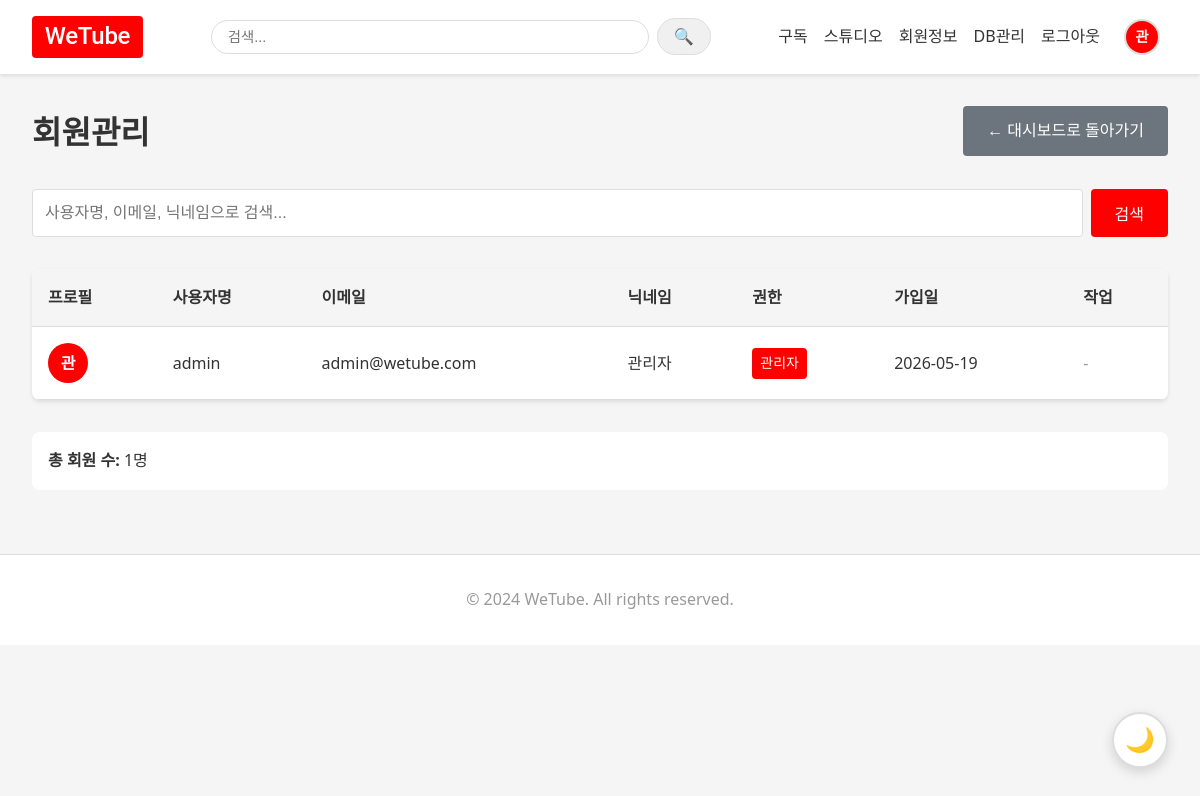
Page /admin/users (signed in) on the committed database.
### app/models.py (models this page shows, shortened)
class User(UserMixin, db.Model):
    __tablename__ = 'users'
    id = db.Column(db.Integer, primary_key=True)
    username = db.Column(db.String(80), unique=True, nullable=False, index=True)
    email = db.Column(db.String(120), unique=True, nullable=False, index=True)
    password_hash = db.Column(db.String(255), nullable=False)
    nickname = db.Column(db.String(80), nullable=True)
    profile_image = db.Column(db.String(255), nullable=True)  # 프로필 이미지 경로 또는 Cloudinary URL
    profile_image_public_id = db.Column(db.String(255), nullable=True)  # Cloudinary 프로필 이미지 public_id
    is_admin = db.Column(db.Boolean, default=False, nullable=False)  # 관리자 여부
    created_at = db.Column(db.DateTime, default=datetime.utcnow)
    updated_at = db.Column(db.DateTime, default=datetime.utcnow, onupdate=datetime.utcnow)
    videos = db.relationship('Video', backref='author', lazy='dynamic', cascade='all, delete-orphan')
    comments = db.relationship('Comment', backref='author', lazy='dynamic', cascade='all, delete-orphan')
    liked_videos = db.relationship(
        'Video',
        secondary='video_likes',
        backref=db.backref('liked_by_users', lazy='dynamic'),
        lazy='dynamic'
    )
    subscribed_to = db.relationship(
        'User',
        secondary='subscriptions',
        primaryjoin='User.id==subscriptions.c.subscriber_id',
        secondaryjoin='User.id==subscriptions.c.subscribed_to_id',
        backref=db.backref('subscribers', lazy='dynamic'),
        lazy='dynamic'
    )

### app/routes/admin.py (the view, shortened to what this page needs)
@admin_bp.route('/users')
@login_required
def manage_users():
    if not is_admin():
        flash('접근 권한이 없습니다.', 'error')
        return redirect(url_for('main.index'))
    search_query = request.args.get('q', '').strip()
    page = request.args.get('page', 1, type=int)
    per_page = 20
    query = User.query
    query = query.order_by(User.created_at.desc())
    pagination = query.paginate(page=page, per_page=per_page, error_out=False)
    users = pagination.items
    return render_template('admin/users.html',
                         users=users,
                         pagination=pagination,
                         search_query=search_query)

### app/__init__.py (called while the page is built)
@login_manager.user_loader
def load_user(user_id):
    from app.models import User
    return User.query.get(int(user_id))

### app/routes/admin.py (called while the page is built)
def is_admin():
    return current_user.is_authenticated and current_user.is_admin

### app/templates/admin/users.html (shortened to what this page needs)
{% extends "base.html" %}
{% block content %}
<div class="container">
    <div class="admin-header">
        <h1 class="page-title">회원관리</h1>
        <a href="{{ url_for('admin.index') }}" class="btn btn-secondary">← 대시보드로 돌아가기</a>
    </div>
    <form method="GET" action="{{ url_for('admin.manage_users') }}" class="search-box">
        <input type="text"
               name="q"
               placeholder="사용자명, 이메일, 닉네임으로 검색..."
               value="{{ search_query }}">
        <button type="submit" class="btn btn-primary">검색</button>
    </form>
    <div class="users-table">
        <table>
            <thead>
                <tr>
                    <th>프로필</th>
                    <th>사용자명</th>
                    <th>이메일</th>
                    <th>닉네임</th>
                    <th>권한</th>
                    <th>가입일</th>
                    <th>작업</th>
                </tr>
            </thead>
            <tbody>
                {% if users %}
                    {% for user in users %}
                    <tr>
                        <td>
                            {% if user.profile_image %}
                                <img src="{{ user.get_profile_image_url() }}"
                                     alt="{{ user.nickname or user.username }}"
                                     class="user-avatar">
                            {% else %}
                                <div class="user-avatar-placeholder">
                                    {{ (user.nickname or user.username)[0] }}
                                </div>
                            {% endif %}
                        </td>
                        <td>{{ user.username }}</td>
                        <td>{{ user.email }}</td>
                        <td>{{ user.nickname or '-' }}</td>
                        <td>
                            {% if user.is_admin %}
                                <span class="badge badge-admin">관리자</span>
                            {% else %}
                                <span class="badge badge-user">일반</span>
                            {% endif %}
                        </td>
                        <td>{{ user.created_at.strftime('%Y-%m-%d') }}</td>
                        <td>
                            {% if not user.is_admin and user.id != current_user.id %}
                            <form method="POST"
                                  action="{{ url_for('admin.delete_user', user_id=user.id) }}"
                                  style="display: inline;"
                                  onsubmit="return confirm('정말로 이 회원을 삭제하시겠습니까? 이 작업은 되돌릴 수 없습니다.');">
                                <input type="hidden" name="csrf_token" value="{{ csrf_token() }}"/>
                                <button type="submit" class="btn-danger">탈퇴</button>
                            </form>
                            {% else %}
                            <span style="color: #999;">-</span>
                            {% endif %}
                        </td>
                    </tr>
                    {% endfor %}
                {% endif %}
            </tbody>
        </table>
    </div>
    <div style="margin-top: 2rem; padding: 1rem; background: var(--card-bg); border-radius: 8px;">
        <p><strong>총 회원 수:</strong> {{ pagination.total }}명</p>
    </div>
</div>
{% endblock %}

### app/templates/base.html (shortened to what this page needs)
<!DOCTYPE html>
<html lang="ko">
<head>
    <link rel="stylesheet" href="{{ url_for('static', filename='css/style.css') }}">
</head>
<body>
    <nav class="navbar">
        <div class="nav-container">
            <div class="nav-logo">
                <a href="{{ url_for('main.index') }}">WeTube</a>
            </div>
            <div class="nav-search">
                <form method="GET" action="{{ url_for('main.search') }}" class="search-form">
                    <input type="text" name="q" placeholder="검색..." class="search-input"
                           value="{{ request.args.get('q', '') }}" required>
                    <button type="submit" class="search-btn">🔍</button>
                </form>
            </div>
            <div class="nav-menu">
                {% if current_user.is_authenticated %}
                    <a href="{{ url_for('main.subscriptions_feed') }}" class="nav-link">구독</a>
                    <a href="{{ url_for('studio.index') }}" class="nav-link">스튜디오</a>
                    <a href="{{ url_for('auth.profile') }}" class="nav-link">회원정보</a>
                    {% if current_user.is_admin %}
                    <a href="{{ url_for('admin.index') }}" class="nav-link">DB관리</a>
                    {% endif %}
                    <a href="{{ url_for('auth.logout') }}" class="nav-link">로그아웃</a>
                    <div class="nav-profile-image">
                        {% if current_user.profile_image %}
                            <a href="{{ url_for('auth.profile') }}" class="profile-image-link">
                                <img src="{{ current_user.get_profile_image_url() }}"
                                     alt="{{ current_user.nickname or current_user.username }}"
                                     class="profile-image-circle">
                            </a>
                        {% else %}
                            <a href="{{ url_for('auth.profile') }}" class="profile-image-link">
                                <div class="profile-image-placeholder-circle">
                                    {{ (current_user.nickname or current_user.username)[0] }}
                                </div>
                            </a>
                        {% endif %}
                    </div>
                {% else %}
                    <a href="{{ url_for('auth.login') }}" class="nav-link">로그인</a>
                    <a href="{{ url_for('auth.register') }}" class="nav-link">회원가입</a>
                {% endif %}
            </div>
        </div>
    </nav>
    <main class="main-content">
        {% block content %}{% endblock %}
    </main>
    <footer class="footer">
        <div class="footer-container">
            <p>&copy; 2024 WeTube. All rights reserved.</p>
        </div>
    </footer>
    <button id="theme-toggle" class="theme-toggle" aria-label="다크 모드 전환" title="다크 모드 전환">
        <span id="theme-icon">🌙</span>
    </button>
</body>
</html>

### app/static/css/style.css (style rules this page uses)
* { margin: 0; padding: 0; box-sizing: border-box; }
:root { --bg-color: #f5f5f5; --text-color: #333; --card-bg: #fff; --border-color: #ddd; --nav-bg: #fff; --nav-shadow: rgba(0, 0, 0, 0.1); --input-bg: #fff; --input-border: #ddd; --link-color: #333; --link-hover: #ff0000; --placeholder-color: #999; --secondary-bg: #f0f0f0; --tertiary-bg: #e0e0e0; --hover-bg: #e0e0e0; --table-header-bg: #f5f5f5; --table-hover-bg: #f9f9f9; }
body { font-family: "Segoe UI", Tahoma, Geneva, Verdana, sans-serif; line-height: 1.6; color: var(--text-color); background-color: var(--bg-color); transition: background-color 0.3s, color 0.3s; }
.navbar { background-color: var(--nav-bg); box-shadow: 0 2px 4px var(--nav-shadow); padding: 1rem 0; position: sticky; top: 0; z-index: 1000; transition: background-color 0.3s, box-shadow 0.3s; }
.nav-container { max-width: 1200px; margin: 0 auto; padding: 0 2rem; display: flex; justify-content: space-between; align-items: center; gap: 1rem; }
.nav-logo a { font-size: 1.5rem; font-weight: 500; color: #ffffff; background-color: #ff0000; text-decoration: none; white-space: nowrap; padding: 0.4rem 0.8rem; border-radius: 4px; display: inline-block; transition: background-color 0.2s, opacity 0.2s; font-family: "Roboto", "Arial", sans-serif; letter-spacing: -0.3px; line-height: 1.2; }
.nav-search { flex: 1; max-width: 500px; margin: 0 1rem; }
.search-form { display: flex; align-items: center; gap: 0.5rem; }
.search-input { flex: 1; padding: 0.5rem 1rem; border: 1px solid #ddd; border-radius: 20px; font-size: 0.9rem; transition: border-color 0.3s; }
.search-btn { padding: 0.5rem 1rem; background-color: #f0f0f0; border: 1px solid #ddd; border-radius: 20px; cursor: pointer; font-size: 1rem; transition: background-color 0.3s; }
.nav-menu { display: flex; align-items: center; gap: 1rem; white-space: nowrap; }
.nav-link { color: #333; text-decoration: none; font-weight: 500; transition: color 0.3s; }
.nav-profile-image { display: flex; align-items: center; margin: 0 0.5rem; }
.profile-image-link { display: flex; align-items: center; text-decoration: none; transition: opacity 0.3s; }
.profile-image-placeholder-circle { width: 36px; height: 36px; border-radius: 50%; background-color: #ff0000; color: #fff; display: flex; align-items: center; justify-content: center; font-weight: 600; font-size: 0.9rem; border: 2px solid #ddd; transition: border-color 0.3s, background-color 0.3s; }
.theme-toggle { position: fixed; bottom: 2rem; right: 2rem; width: 56px; height: 56px; border-radius: 50%; background-color: var(--card-bg); border: 2px solid var(--border-color); box-shadow: 0 4px 12px rgba(0, 0, 0, 0.15); cursor: pointer; display: flex; align-items: center; justify-content: center; font-size: 1.5rem; z-index: 999; transition: all 0.3s; }
.container { max-width: 1200px; margin: 2rem auto; padding: 0 2rem; }
.page-title { font-size: 2rem; margin: 0; color: var(--text-color); }
.btn { padding: 0.75rem 1.5rem; border: none; border-radius: 4px; font-size: 1rem; font-weight: 500; cursor: pointer; text-decoration: none; display: inline-block; transition: background-color 0.3s, transform 0.2s; }
.btn-primary { background-color: #ff0000; color: #fff; }
.btn-secondary { background-color: #6c757d; color: #fff; }
.footer { background-color: var(--card-bg); padding: 2rem 0; margin-top: 4rem; border-top: 1px solid var(--border-color); transition: background-color 0.3s, border-color 0.3s; }
.footer-container { max-width: 1200px; margin: 0 auto; padding: 0 2rem; text-align: center; color: var(--placeholder-color); }

### rows in the picture
User: nickname "관", username "admin", email "admin@wetube.com", nickname "관리자", is_admin "관리자", created_at "2026-05-19"

### other values in the picture
{{ pagination.total }} "1"
